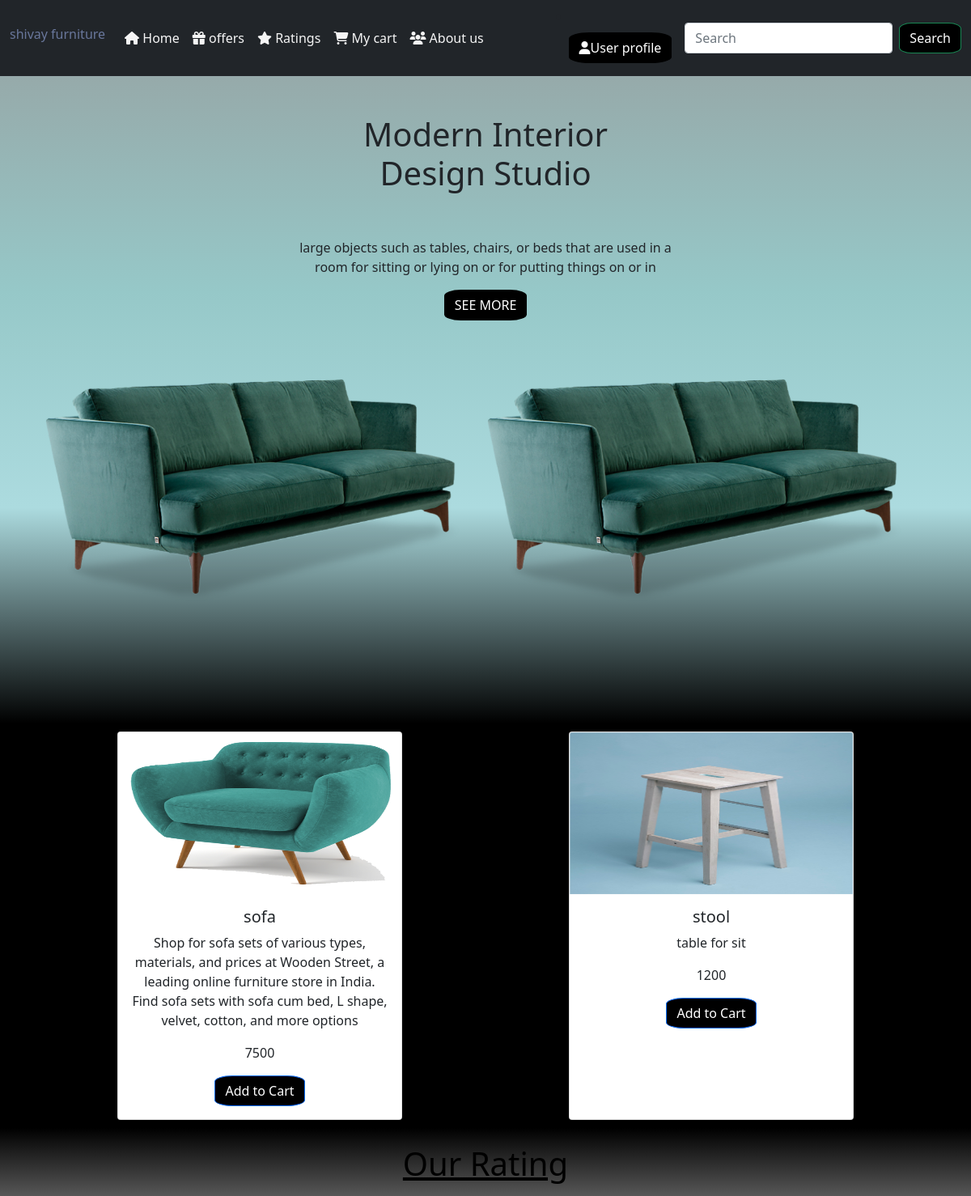
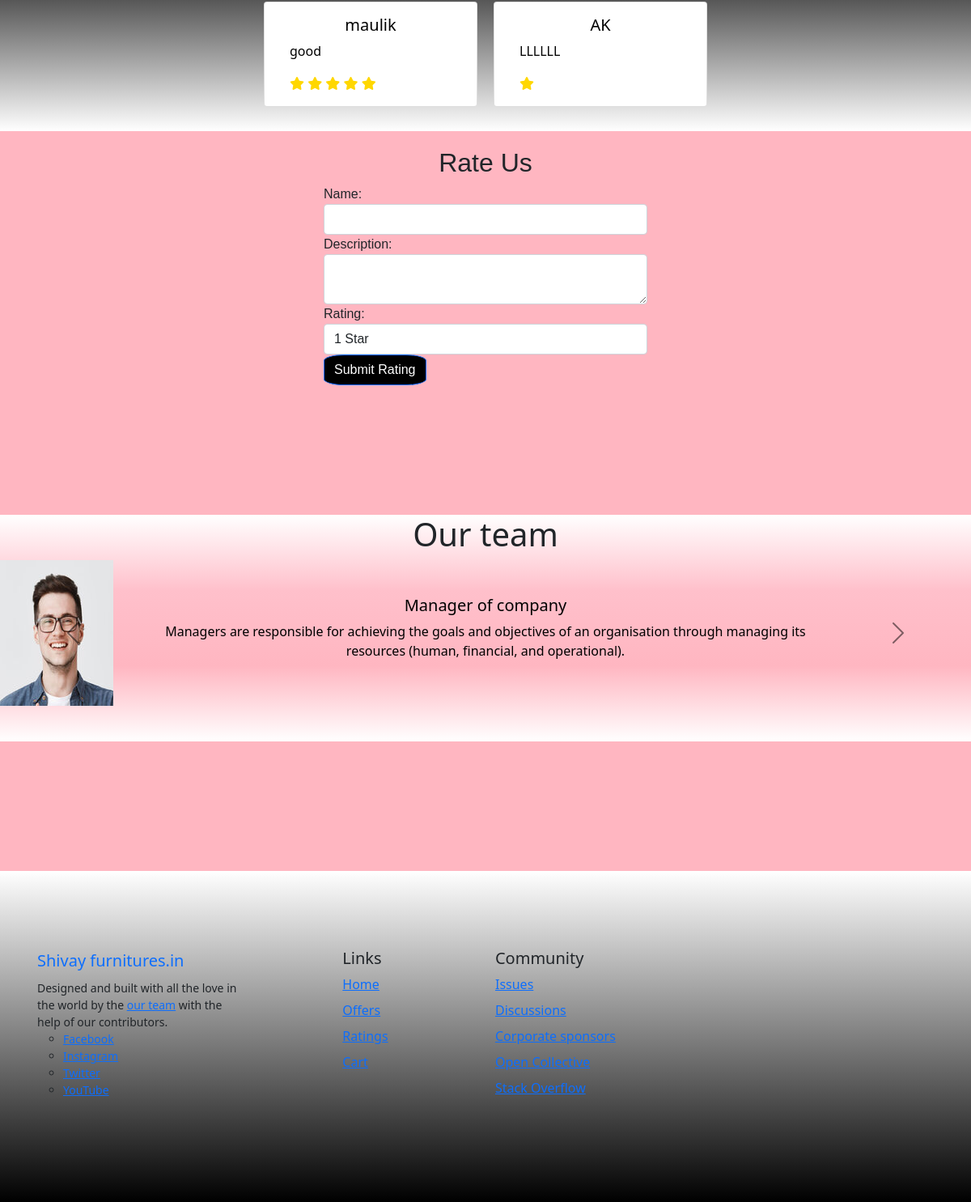
The app's page /user/index.php with its own data (2 pictures, top to bottom).
### tables this page shows
CREATE TABLE `user_dynamic` (
  `imgname` varchar(255) DEFAULT NULL,
  `name` varchar(255) DEFAULT NULL,
  `description` text DEFAULT NULL,
  `role` varchar(255) DEFAULT NULL
);

CREATE TABLE `products` (
  `imagname` varchar(255) DEFAULT NULL,
  `name` varchar(255) DEFAULT NULL,
  `searchkey` varchar(255) NOT NULL,
  `description` varchar(255) DEFAULT NULL,
  `price` int(10) DEFAULT NULL,
  `product_id` varchar(255) DEFAULT NULL
);

### user/offers.php (the view, shortened to what this page needs)
<?php
include_once("userheader.php");
$q="SELECT * FROM products";
if ($result = mysqli_query($conn, $q)) {
    $data = array();
    while ($row = mysqli_fetch_array($result)) {
        $data[] = array(
            'id'=>$row['product_id'],
            'imgname' => $row['imagname'],
            'name' => $row['name'],
            'description' => $row['description'],
            'price' => $row['price']
        );
    }
}
?>
<div class="shop">
    <div class="container">
        <?php foreach ($data as $item): ?>
            <div class="col">
                <div class="card">
                    <img src="../img/products/<?php echo $item['imgname']; ?>" class="card-img-top" alt="...">
                    <div class="card-body">
                        <h5 class="card-title"><?php echo $item['name']; ?></h5>
                        <p class="card-text"><?php echo $item['description']; ?></p>
                        <p class="card-text"><span class="org-price"><?php echo $item['price']; ?></span></p>
                        <a href="../user/add_to_cart.php?product_id=<?php echo $item['id']; ?>" class="btn btn-primary">Add to Cart</a>
                    </div>
                </div>
            </div>
        <?php endforeach; ?>
    </div>
</div>

### user/index.php (shortened to what this page needs)
<?php
include_once("userheader.php");
$q="select imgname from user_dynamic where role='mainimg';";
if($result=mysqli_query($conn,$q)){
    while($row=mysqli_fetch_array($result)){
      $imgname=$row['imgname'];
    }
}
?>
<div class="main">
        <div class="container">
            <div class="row">
                <div class="contantmain">
                  <center>
              <div class="col-5"><br><br><h1>Modern Interior <br> Design Studio</h1><br><br><p>large objects such as tables, chairs, or beds that are used in a room for sitting or lying on or for putting things on or in</p></div>
              <a href="offers.php"><button class="btn">SEE MORE</button></a></div>
              <div class="col-6"><div class="innerimg"><img src="../img/<?php echo $imgname; ?>" class="img-fluid"><img src="../img/cjjjj.png" id="res" class="img-fluid"></div>
            </div>
            </div>
        </div>
      </div>
      <?php
      include_once("offers.php");
      ?>
      <?php
      include_once("rating.php");
      ?>
      <?php
      include_once("about.php");
      ?>
      <?php
      include_once("footer.php");
      ?>
</body>
</html>

### style.css (style rules this page uses)
html { height: 100%; width: 100%; }
body { background-color: white; }
.main { height: 100vh; width: 100%; background:linear-gradient(rgb(00,00,00),rgb(172, 219, 223),rgb(152,189,203),rgb(00, 00, 00),); text-align: center; justify-content: space-between; }
.innerimg { width: 100%; display: flex; animation: imgchange; animation-delay: 1s; animation-timing-function: ease-in-out; animation-iteration-count: infinite; }
.btn { background-color: black; color: white; border-radius: 20%; }
.shop { height: 100%; width: 100%; background-color:#000000; justify-content: center; text-align: center; }
@media only screen and (min-width: 600px) { .shop { justify-content: center; height: 100%; } }
@media only screen and (min-width: 768px) { .shop { justify-content: center; height: 100%; } }
@media only screen and (min-width: 992px) { .shop { justify-content: center; height: 100%; } }
@media only screen and (min-width: 1200px) { .shop { justify-content: center; height: 100%; } }

### user/index.php (style rules this page uses)
.main { background: linear-gradient(360deg,rgb(00,00,00),rgb(172, 219, 223),rgb(150, 200, 200),rgb(150, 170, 170)); }

### user/offers.php (style rules this page uses)
.shop { display: flex; justify-content: center; align-items: center; }
.shop .container { display: flex; flex-wrap: wrap; justify-content: space-around; }
.shop .container .col { flex: 0 0 calc(33.33% - 20px); margin: 10px; }
.card { width: 100%; height: 100%; }
.card-img-top { width: 100%; height: 200px; object-fit:container; }

### user/about.php (style rules this page uses)
body { background-color: lightpink; }

### records on screen
user_dynamic: imgname (picture)
products: imagname (picture), name "sofa", description "Shop for sofa sets of various types, materials, and prices at Wooden Street, a leading online furniture store in India. Find sofa sets with sofa cum bed, L shape, velvet, cotton, and more options", price "7500"
products: imagname (picture), name "stool", description "table for sit", price "1200"

### other values on screen
$rating['name'] "maulik"
$rating['description'] "good"
$rating['name'] "AK"
$rating['description'] "LLLLLL"
